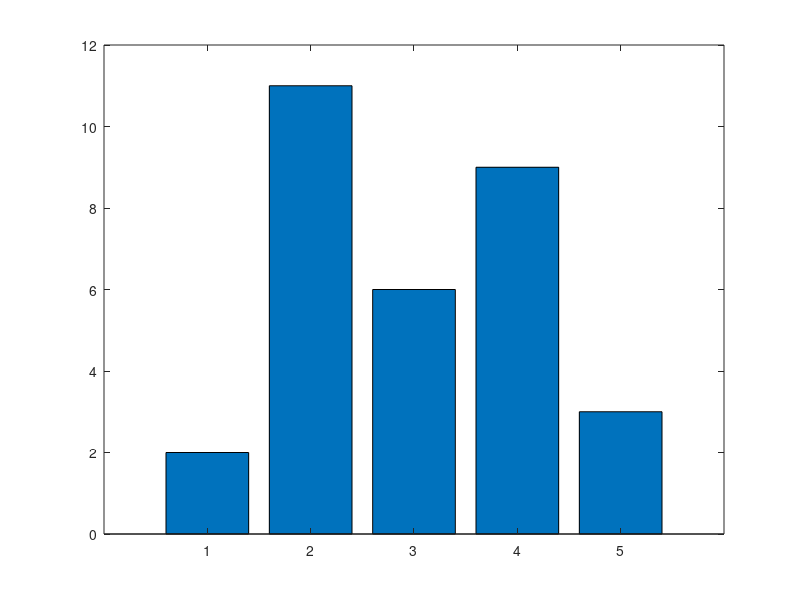
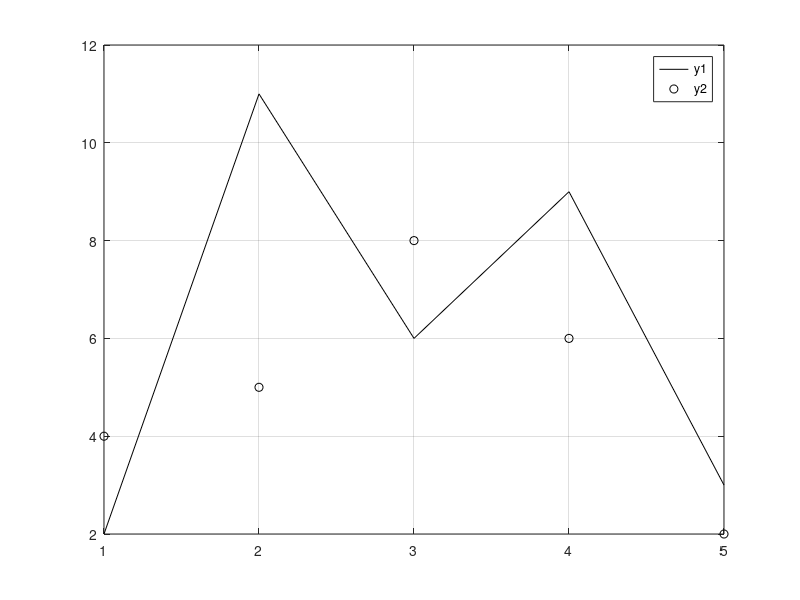

MATLAB code for these plots, in order:
% This creates 2 different plots, in 2 different 
% Figure Windows, to demonstrate some plot features
clf
x=1:5; 		% Not necessary, actually
y1=[2 11 6 9 3];
y2=[4 5 8 6 2];
% Put a bar chart in Figure 1
figure(1)
bar(x,y1)
% Put plots using different y values on one plot
% with a legend
figure(2)
plot(x,y1,'k');
hold on; 
plot(x,y2,'ko')
grid on
legend('y1','y2')
